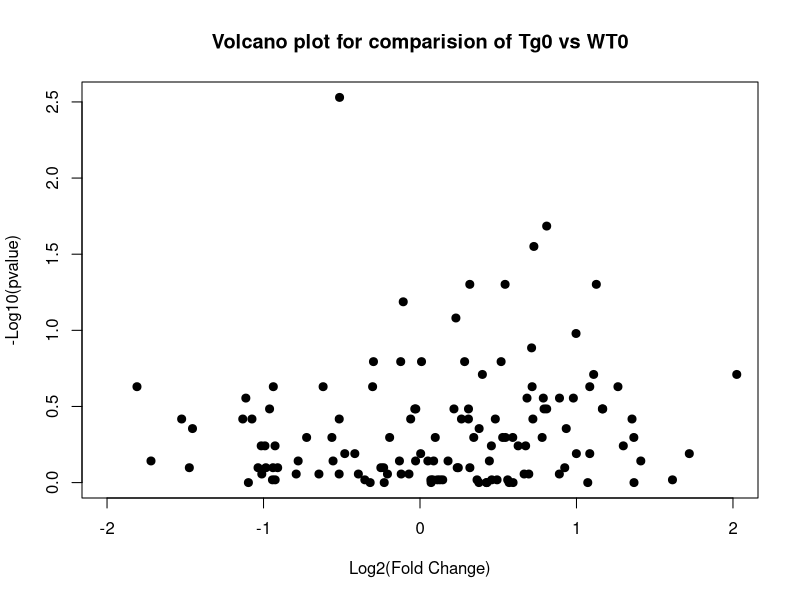

Generate this figure with R: (Note: this script raises an error after producing the figure.)
m=read.csv("volcano-CortxNOINOS-NormData_Pareto_LogTra_TIA.csv", sep=",")


with(m, plot(log2FC,neglogp, pch=20, main="Volcano plot for comparision of Tg0 vs WT0",xlab="Log2(Fold Change)",ylab="-Log10(pvalue)", cex=1.6, xlim=c(-2,2)))

with(subset(m, pval<.01 ), points(log2FC,neglogp, pch=24,cex=1.6, col="dark red"))
with(subset(m, pval<0.05& pval>.01), points(log2FC,neglogp, pch=24,cex=1.6, col="dark orange"))

legend(0.8,4.5, legend=c("pvalue<0.01", "pvalue <0.05 & >0.01"),
       col=c("red", "dark orange "), pch=20, cex=0.9)

geom_vline(xintercept=c(-0.6, 0.6), col="red") +
  geom_hline(yintercept=-log10(0.05), col="red")


D=c(1:180)


#For coloring only pval
#ggplot
m$fcthre <- "pvalue >0.05"
m$fcthre[m$pval < 0.01& m$pval<0.01] <- "pvalue <0.01"
m$fcthre[m$pval < 0.05& m$pval>0.01 ] <- "pvalue <0.05 & >0.01"

m$labelmet=NA
m$labelmet[m$fcthre == "pvalue <0.01"] <- m$Metabolite[m$fcthre == "pvalue <0.01"]
m$labelmet[m$fcthre == "pvalue <0.05 & >0.01"] <- m$Metabolite[m$fcthre == "pvalue <0.05 & >0.01"]

#k=m$Metabolite[m$fcthre == "pvalue <0.05 & >0.01"]
#k=c(1:30)
#m$labelmet[m$fcthre == "pvalue <0.05 & >0.01"] <- k
#m$labelmet[m$fcthre == "pvalue <0.05"] <- k

png(file="pngnew107.tiff", width=7500, height=7073,res = 340)


library(ggrepel)
# plot adding up all layers we have seen so far
ggplot(data=m, aes(x=log2FC, y=neglogp, col=m$fcthre, label=labelmet) )+
  geom_point(size=6.5) + labs(color = "p-value", face="bold")+
  guides(color = guide_legend(override.aes = list(size = 6.5)))+xlim(-12, 12)+
  theme_minimal() +
  theme(axis.text.y =element_text(margin = margin(t = 0, r = 10, b = 0, l = 0), face="bold",size=40, color = "black", hjust=2),axis.text.x =element_text(face="bold",size=40,color = "black", vjust=-1,margin = margin(t = 0, r = 0, b = 10, l = 0)),
        axis.line.x = element_line(color="black", size = 1) ,
        axis.line.y = element_line(color="black", size = 1),
        plot.title = element_text(hjust=0.5, vjust=2, face="bold",margin = margin(b = 25), size=50),
        legend.text = element_text(face = "bold",size=28),
        legend.key.width=unit(1,"lines"),
        legend.position=c(0.81,0.99),legend.background = element_blank(),
        legend.box.background = element_rect(colour = "black", linetype = "dashed"),
        legend.justification=c(0, 1), 
        plot.margin = unit(c(1.01, 12, 0.5, 0.5), "line"),
        legend.title = element_text(face = "bold",size=30),
        axis.title.x = element_text(face="bold", size=42,margin = margin(t =14, r = 0, b = 0, l = 0)),
        axis.title.y=element_text(face="bold",size=42,margin = margin(t =0, r = 14, b = 0, l = 0)),
        
  )+
  geom_text_repel(fontface="bold",size=12,max.overlaps = Inf, segment.size = 0.6,seed = 42,box.padding =0.5 ,
                  force = 2,point.padding = unit(1, "lines")
  ) +
  scale_color_manual(values=c("red", "slateblue", "black")) +
  geom_vline(xintercept=c(-0.6, 0.6), col="red", size=2) +
  geom_hline(yintercept=-log10(0.05), col="red",size=2)+
  labs(title="Volcano plot for comparision of Cortx NOI versus NOS", x="Log2(Fold Change)",y="-Log10(pvalue)")

graphics.off()



unit(0.52, "lines")

